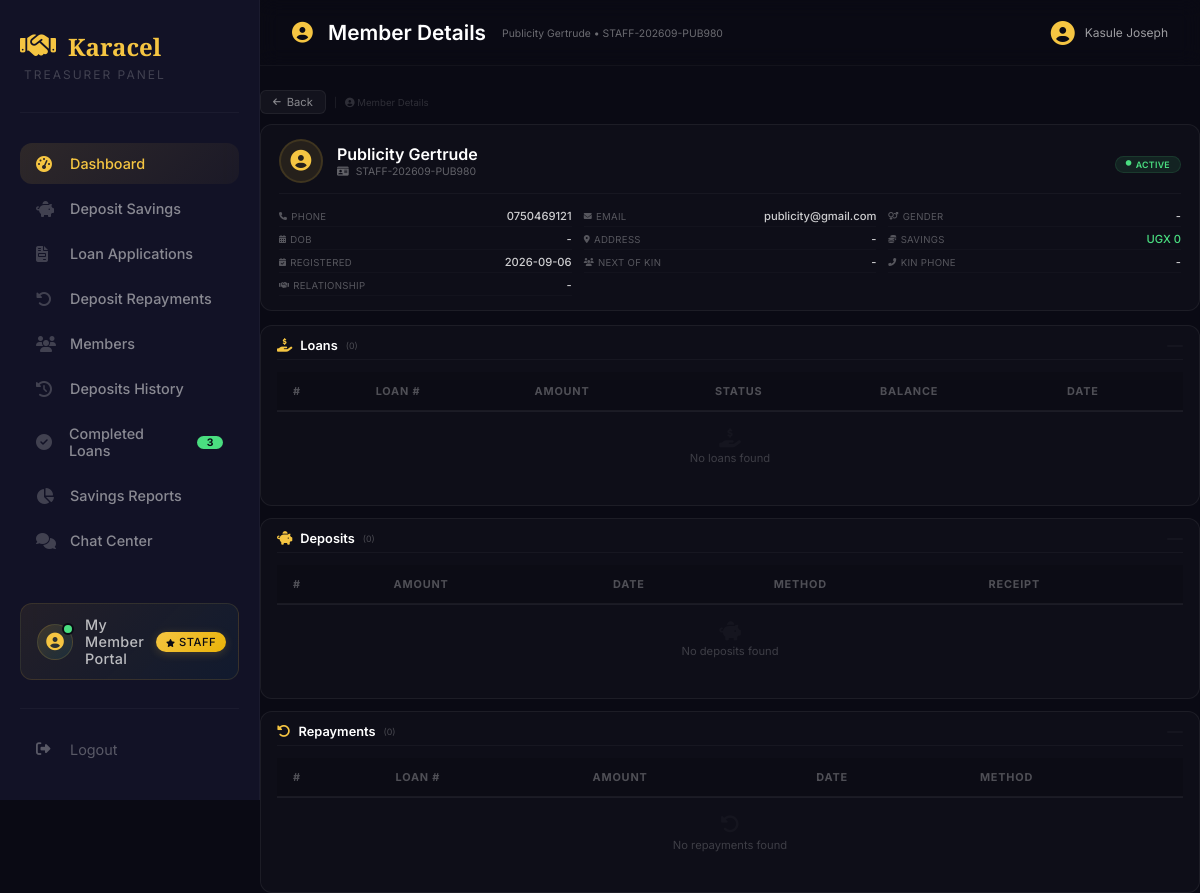
Before: /treasurer/members/view/13 (signed in) with the older database file.
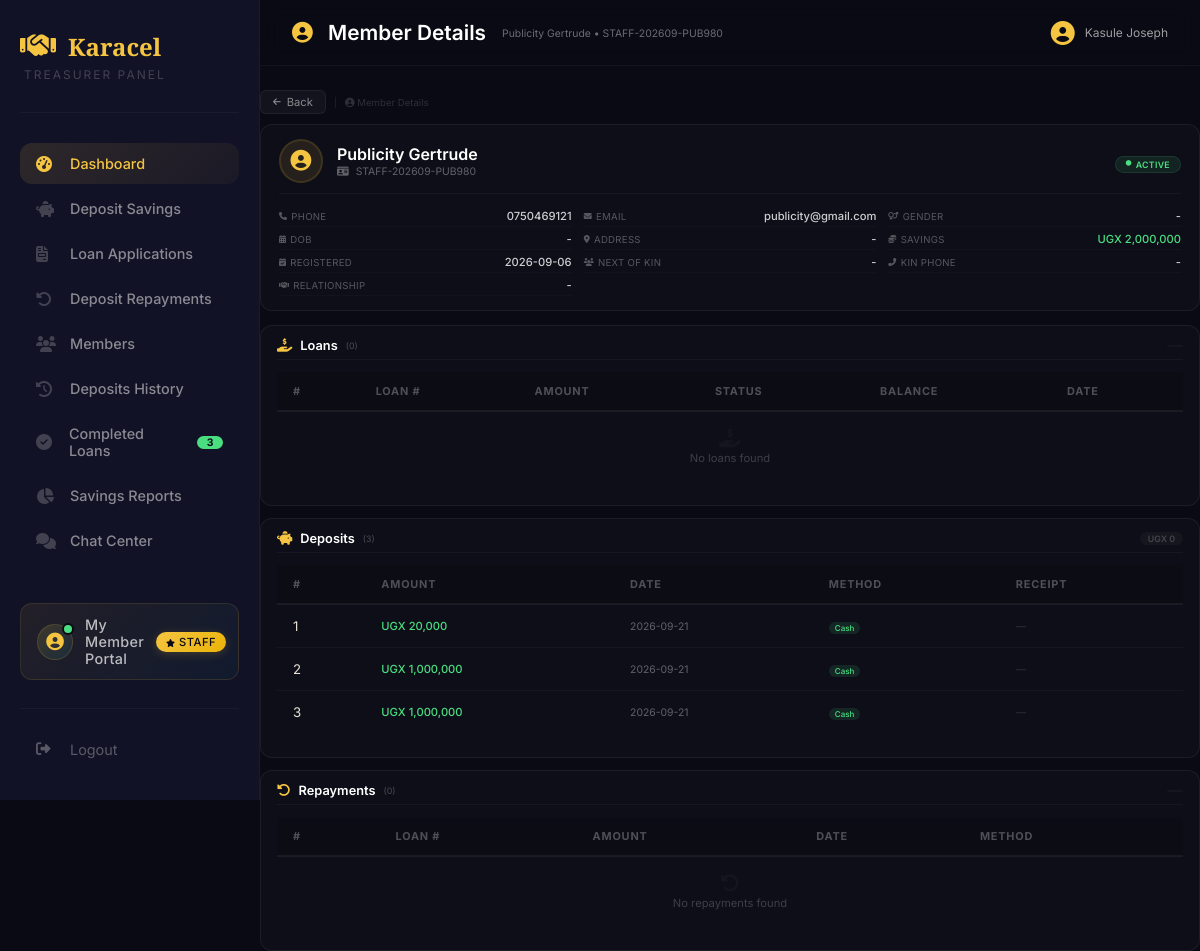
After: the same page with the newer database file.
### tables this page shows
CREATE TABLE users (
        id INTEGER PRIMARY KEY AUTOINCREMENT,
        full_name TEXT NOT NULL,
        gender TEXT,
        dob TEXT,
        sacco_number TEXT UNIQUE NOT NULL,
        email TEXT,
        phone TEXT,
        address TEXT,
        password TEXT NOT NULL,
        role TEXT DEFAULT 'member',
        status TEXT DEFAULT 'active',
        savings_balance REAL DEFAULT 0,
        next_of_kin_name TEXT,
        relationship TEXT,
        next_of_kin_phone TEXT,
        registration_date TIMESTAMP DEFAULT CURRENT_TIMESTAMP
    , kai_shares INTEGER DEFAULT 0, ks_shares INTEGER DEFAULT 0, kac_paid INTEGER DEFAULT 0, kac_paid_date TEXT, registration_fee_paid INTEGER DEFAULT 0, registration_fee_paid_date TEXT);

CREATE TABLE savings_deposits (
            id INTEGER PRIMARY KEY AUTOINCREMENT,
            user_id INTEGER NOT NULL,
            amount REAL NOT NULL,
            deposit_date TEXT NOT NULL,
            payment_method TEXT,
            receipt_number TEXT,
            notes TEXT,
            created_at TIMESTAMP DEFAULT CURRENT_TIMESTAMP, reference TEXT, savings_type TEXT DEFAULT "KAI", shares INTEGER DEFAULT 0,
            FOREIGN KEY (user_id) REFERENCES users(id)
        );

### app.py (the view)
@app.route("/treasurer/members/view/<int:user_id>")
def treasurer_member_details(user_id):
    if session.get("role") not in ["treasurer", "admin", "secretary", "chairperson"]:
        flash('Access denied', 'danger')
        return redirect("/login")
    db = get_db()
    db.row_factory = sqlite3.Row
    try:
        user = db.execute("""
            SELECT * FROM users WHERE id = ?
        """, (user_id,)).fetchone()
        if not user:
            flash('User not found', 'danger')
            return redirect(url_for('treasurer_dashboard'))
        loans = db.execute("""
            SELECT * FROM loans WHERE user_id = ? ORDER BY application_date DESC
        """, (user_id,)).fetchall()
        deposits = db.execute("""
            SELECT * FROM savings_deposits WHERE user_id = ? ORDER BY deposit_date DESC
        """, (user_id,)).fetchall()
        repayments = db.execute("""
            SELECT r.*, l.loan_number
            FROM repayments r
            JOIN loans l ON r.loan_id = l.id
            WHERE r.user_id = ?
            ORDER BY r.payment_date DESC
        """, (user_id,)).fetchall()
        completed_loans = db.execute("SELECT COUNT(*) FROM loans WHERE status = 'completed'").fetchone()[0]
        db.close()
        return render_template(
            "treasurer/member-details.html",
            member=user,
            loans=loans,
            deposits=deposits,
            repayments=repayments,
            completed_loans=completed_loans
        )
    except Exception as e:
        db.close()
        flash(f'Error: {str(e)}', 'danger')
        return redirect(url_for('treasurer_dashboard'))

### app.py (called while the page is built)
def get_db():
    conn = sqlite3.connect("sacco.db")
    conn.row_factory = sqlite3.Row
    return conn

@app.template_filter('sum')
def sum_filter(values, attribute=None):
    if not values:
        return 0
    if attribute:
        total = 0
        for item in values:
            if hasattr(item, attribute):
                total += getattr(item, attribute) or 0
        return total
    return sum(values) if values else 0

@app.context_processor
def inject_globals():
    from datetime import datetime
    completed_loans = 0
    try:
        if 'user_id' in session:
            role = session.get('role', '')
            if role in ['treasurer', 'admin', 'chairperson']:
                db = get_db()
                completed_loans = db.execute("SELECT COUNT(*) FROM loans WHERE status = 'completed'").fetchone()[0]
                db.close()
    except Exception as e:
        print(f"Error getting completed_loans: {e}")
    return {
        'now': datetime.now(),
        'completed_loans': completed_loans
    }

### templates/treasurer/member-details.html (shortened to what the changed rows need)
{% extends "treasurer/treasurer-base.html" %}
{% block content %}
<div class="app-bar">
    <div class="app-bar-left">
        <h2><i class="fas fa-user-circle"></i> Member Details</h2>
        <span id="appBarSubtitle" style="font-size:0.65rem;">{{ member.full_name }} • {{ member.sacco_number }}</span>
    </div>
</div>
<div class="member-profile-card">
    <div class="profile-header">
        <div class="profile-info">
            <h2>{{ member.full_name }}</h2>
            <p class="sacco-id">
                <i class="fas fa-id-card"></i> {{ member.sacco_number }}
            </p>
        </div>
        <div class="profile-status">
            <span class="status-badge-large
                {% if member.status == 'active' %}active
                {% elif member.status == 'suspended' %}suspended
                {% else %}inactive{% endif %}">
                <i class="fas fa-circle" style="font-size: 0.35rem;"></i>
                {{ member.status|upper if member.status else 'ACTIVE' }}
            </span>
        </div>
    </div>
    <div class="details-grid">
        <div class="detail-item">
            <span class="label"><i class="fas fa-phone"></i> Phone</span>
            <span class="value">{{ member.phone or '-' }}</span>
        </div>
        <div class="detail-item">
            <span class="label"><i class="fas fa-envelope"></i> Email</span>
            <span class="value">{{ member.email or '-' }}</span>
        </div>
        <div class="detail-item">
            <span class="label"><i class="fas fa-coins"></i> Savings</span>
            <span class="value success">UGX {{ "{:,.0f}".format(member.savings_balance or 0) }}</span>
        </div>
        <div class="detail-item">
            <span class="label"><i class="fas fa-calendar-check"></i> Registered</span>
            <span class="value">{{ member.registration_date or '-' }}</span>
        </div>
    </div>
</div>
<div class="section-card">
    <div class="table-wrapper">
        <table class="styled-table">
            <thead>
                <tr>
                    <th>#</th>
                    <th>Loan #</th>
                    <th>Amount</th>
                    <th>Status</th>
                    <th>Balance</th>
                    <th>Date</th>
                </tr>
            </thead>
        </table>
    </div>
</div>
<div class="section-card">
    <div class="section-title">
        <i class="fas fa-piggy-bank"></i>
        Deposits
        <span class="badge-count">({{ deposits|length }})</span>
        <span class="count-number">
            {% if deposits %}
                UGX {{ "{:,.0f}".format(deposits|sum(attribute='amount')) }}
            {% endif %}
        </span>
    </div>
    <div class="table-wrapper">
        <table class="styled-table">
            <thead>
                <tr>
                    <th>#</th>
                    <th>Amount</th>
                    <th>Date</th>
                    <th>Method</th>
                    <th>Receipt</th>
                </tr>
            </thead>
            <tbody>
                {% if deposits %}
                    {% for deposit in deposits %}
                    <tr>
                        <td>{{ loop.index }}</td>
                        <td style="color:#4ade80; font-weight:500; font-size:0.7rem;">UGX {{ "{:,.0f}".format(deposit.amount) }}</td>
                        <td style="color:rgba(255,255,255,0.35); font-size:0.65rem;">{{ deposit.deposit_date }}</td>
                        <td>
                            <span class="badge
                                {% if deposit.payment_method == 'cash' %}success
                                {% elif deposit.payment_method == 'bank_transfer' %}info
                                {% elif deposit.payment_method == 'mobile_money' %}warning
                                {% elif deposit.payment_method == 'cheque' %}danger
                                {% else %}secondary{% endif %}" style="font-size:0.5rem; padding:1px 6px;">
                                {{ deposit.payment_method|capitalize }}
                            </span>
                        </td>
                        <td style="font-size:0.65rem;">
                            {% if deposit.receipt_number %}
                                <span style="color:#f5c542; font-family:monospace;">{{ deposit.receipt_number }}</span>
                            {% else %}
                                <span style="color:rgba(255,255,255,0.15);">—</span>
                            {% endif %}
                        </td>
                    </tr>
                    {% endfor %}
                {% else %}
                    <tr>
                        <td colspan="5" style="text-align:center; padding:16px; color:rgba(255,255,255,0.2); font-size:0.7rem;">
                            <i class="fas fa-piggy-bank" style="font-size:1.2rem; display:block; margin-bottom:4px; opacity:0.15;"></i>
                            No deposits found
                        </td>
                    </tr>
                {% endif %}
            </tbody>
        </table>
    </div>
</div>
<div class="section-card">
    <div class="table-wrapper">
        <table class="styled-table">
            <thead>
                <tr>
                    <th>#</th>
                    <th>Loan #</th>
                    <th>Amount</th>
                    <th>Date</th>
                    <th>Method</th>
                </tr>
            </thead>
        </table>
    </div>
</div>
{% endblock %}

Changed rows visible on the page:
changed users "Publicity Gertrude": savings_balance "0" → "2,000,000"
added savings_deposits: amount "20,000", deposit_date "2026-09-21", payment_method "Cash"
added savings_deposits: amount "1,000,000", deposit_date "2026-09-21", payment_method "Cash"
added savings_deposits: amount "1,000,000", deposit_date "2026-09-21", payment_method "Cash"
Other visible differences:
{{ deposits|length }}: "0" → "3"
{{ "{:,.0f}".format(deposits|sum(attribute='amount')) }}: (not shown) → "0"
text no longer shown: "No deposits found"
text now shown: "UGX"
